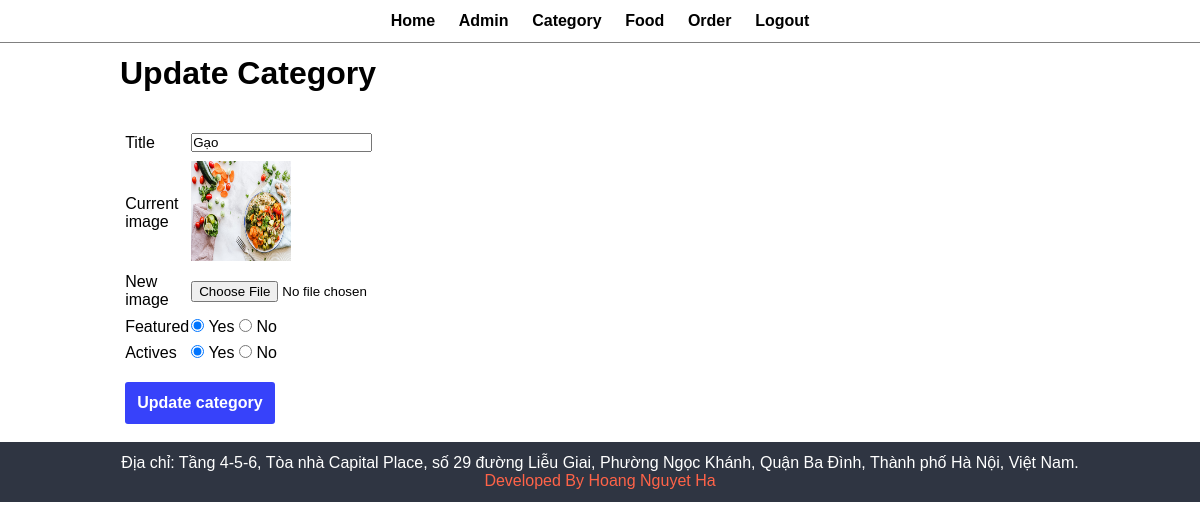
/admin/update_category.php?id=33 (signed in), run on the app's committed database.
### tables this page shows
CREATE TABLE `tbl_category` (
  `id` int(10) UNSIGNED NOT NULL,
  `title` varchar(50) NOT NULL,
  `image_name` varchar(50) NOT NULL,
  `featured` varchar(50) NOT NULL,
  `active` varchar(50) NOT NULL
);

### admin/update_category.php (the view, shortened to what this page needs)
<?php
include("detail/menu.php");
?>
<div class="main-contant">
    <div class="wrapper">
        <h1>Update Category</h1>
        <br><br>
        <?php
            if (isset($_GET["id"])){
                $id = $_GET["id"];
                $sql = "SELECT * FROM tbl_category WHERE id = '$id'";
                $res = mysqli_query($conn, $sql);
                $count = mysqli_num_rows($res);
                if ($count == 1 ){
                    $row = mysqli_fetch_assoc($res);
                    $title = $row["title"];
                    $current_image =$row['image_name'];
                    $featured = $row['featured'];
                    $active = $row['active'];
                }else {
                    $_SESSION['no_category_found'] = '<div class="error">Category no found !</div>';
                    header("location:".SITEURL."admin/manage_category.php");
                }
            }else {
                header("location:".SITEURL."admin/manage_category.php");
            }
        ?>
        <form action="" method="POST" enctype="multipart/form-data">
            <table class="tbl-30">
                <tr >
                    <td>Title</td>
                    <td>
                        <input type="text" name="title" value="<?php echo $title;?>">
                    </td>
                </tr>
                    <tr>
                    <td>Current image</td>
                    <td>
                        <?php
                        if ($current_image != "") {
                            ?>
                                <img src="<?php echo SITEURL; ?>images/category/<?php echo $current_image;?>" width="100px" height="100px">
                            <?php
                        } else {
                            echo '<div class="error">Image not added</div>';
                        }
                        ?>
                    </td>
                </tr>
                <tr>
                    <td>New image</td>
                    <td>
                        <input type="file" name="image" onchange="displayImage(this)">
                        <br>
                    </td>
                </tr>
                <tr>
                    <td>Featured</td>
                    <td>
                        <input <?php if ($featured == 'Yes'){echo "checked";}?>  type="radio" name="featured" value="Yes"> Yes
                        <input <?php if ($featured == 'No') {echo "checked";}?>  type="radio" name="featured" value="No"> No
                    </td>
                </tr>
                <tr>
                    <td>Actives</td>
                    <td>
                        <input <?php if ($active == 'Yes'){echo "checked";}?> type="radio" name="active" value="Yes"> Yes
                        <input <?php if ($active == 'No') {echo "checked";}?> type="radio" name="active" value="No"> No
                    </td>
                </tr>
                <tr>
                    <td colspan="2">
                        <input type="submit" name="submit" value="Update category" class="btn-primary" style="padding: 12px; margin-top: 12px;">
                    </td>
                </tr>
            </table>
        </form>
    </div>
</div>
<?php
include("detail/footer.php");
?>

### css/admin.css (style rules this page uses)
* { margin: 0; padding: 0; font-family: Arial, Helvetica, sans-serif; }
.wrapper { padding: 1%; width: 80%; margin: 0 auto; }
.tbl-30 { width: 30%; }
table tr td { padding: 1% ; }
.btn-primary { background-color: #3742fa ; padding: 1%; font-size: 16px; font-weight: 600; color: white; text-decoration: none; font-weight: 600; border: none; border-radius: 3px; cursor: pointer; }

### data on the page
tbl_category: title "Gạo", image_name (picture), featured "☑", active "☑"
